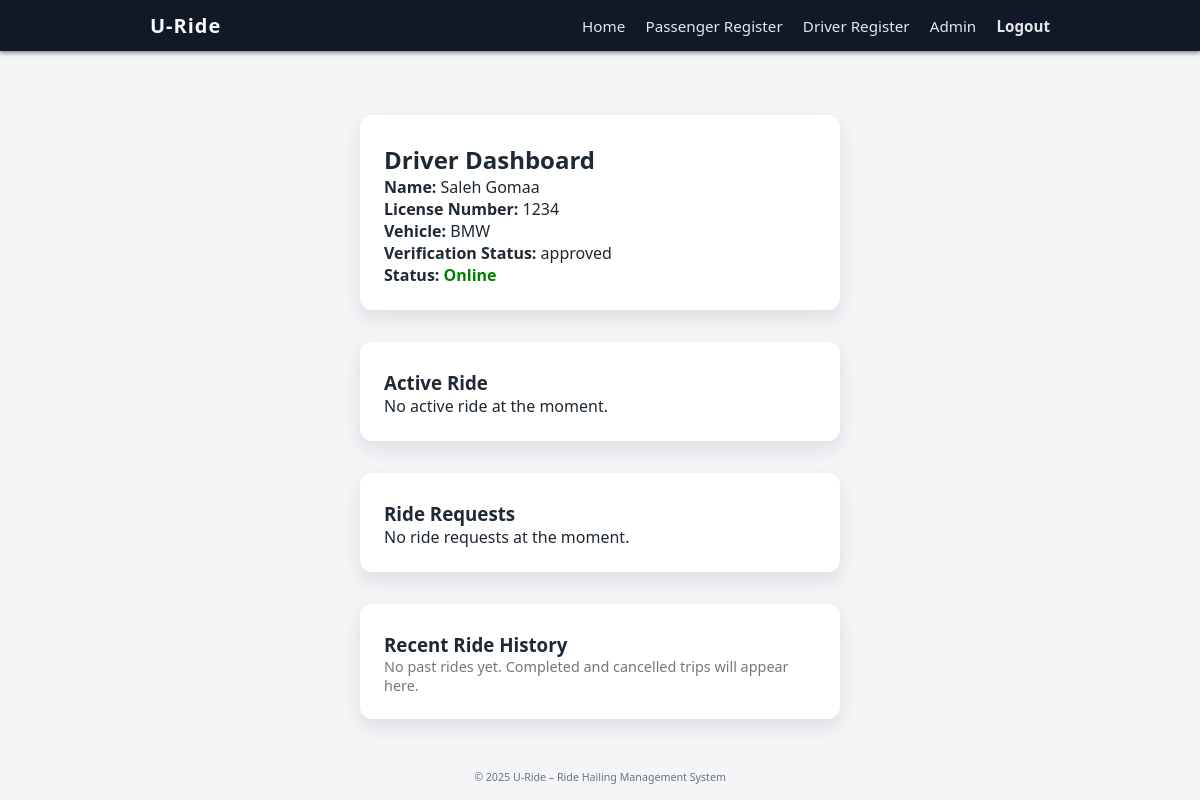
The page /driver/dashboard (signed in) on the database as committed earlier.
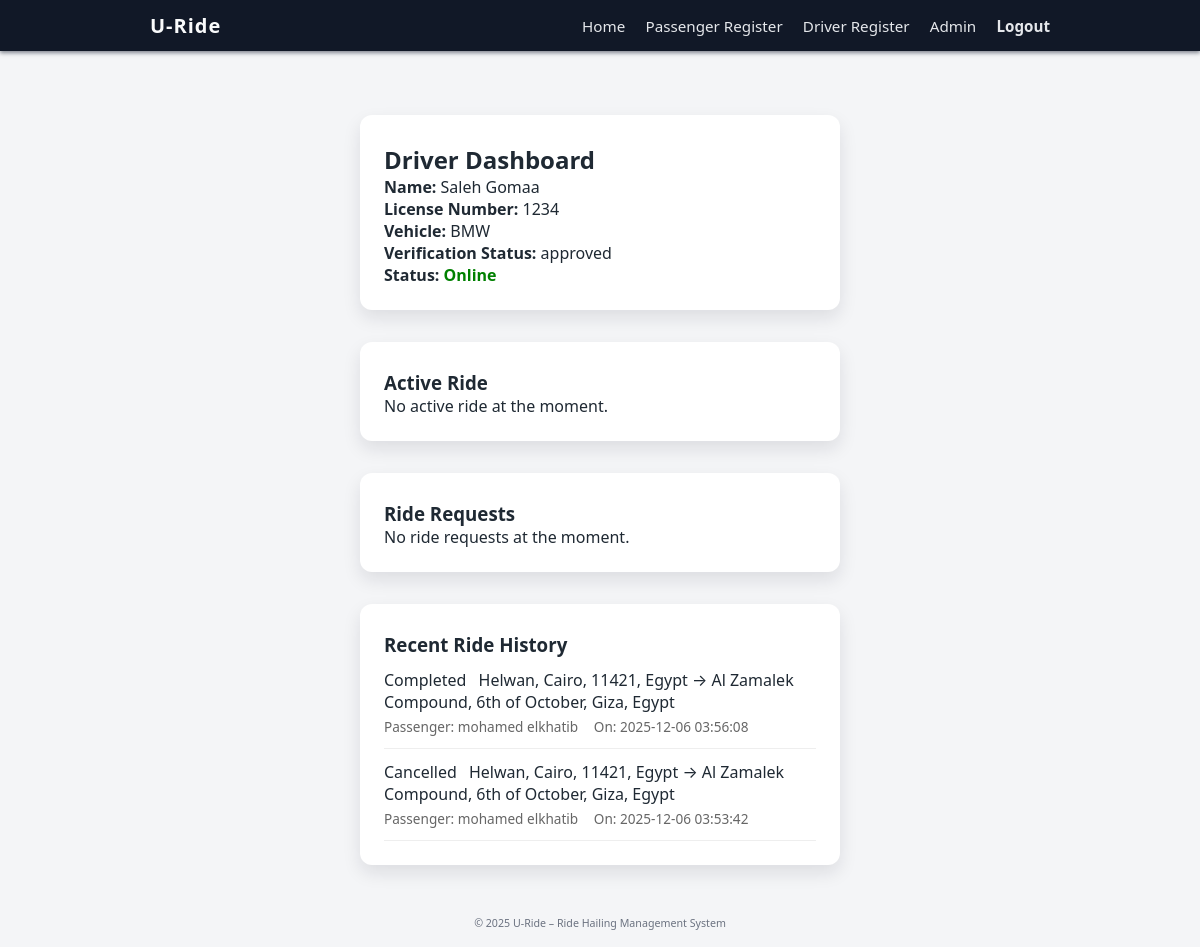
The same page on the database as committed later.
### tables this page shows
CREATE TABLE rides (
                                     id INTEGER PRIMARY KEY AUTOINCREMENT,
                                     passenger_id INTEGER NOT NULL,
                                     pickup_address TEXT NOT NULL,
                                     dropoff_address TEXT NOT NULL,
                                     pickup_lat REAL,
                                     pickup_lng REAL,
                                     dropoff_lat REAL,
                                     dropoff_lng REAL,
                                     notes TEXT,
                                     status TEXT DEFAULT 'requested', -- requested, estimated, waiting, accepted, completed, cancelled
                                     created_at TIMESTAMP DEFAULT CURRENT_TIMESTAMP, estimated_time_minutes INTEGER, driver_id INTEGER,
                                     FOREIGN KEY (passenger_id) REFERENCES users(id)
    );

CREATE TABLE users (
    id INTEGER PRIMARY KEY AUTOINCREMENT,
    name TEXT NOT NULL,
    email TEXT UNIQUE NOT NULL,
    phone TEXT UNIQUE NOT NULL,
    password_hash TEXT NOT NULL,
    role TEXT NOT NULL CHECK (role IN ('passenger', 'driver', 'admin'))
);

### app.py (the view)
@app.route("/driver/dashboard", methods=["GET"])
def driver_dashboard():
    if "user_id" not in session or session.get("role") != "driver":
        flash("Please log in as a driver to access your dashboard.")
        return redirect(url_for("passenger_login_page"))
    driver = get_current_driver()
    if driver is None:
        flash("Driver profile not found. Please complete registration.")
        return redirect(url_for("driver_register_page"))
    conn = get_db()
    cursor = conn.cursor()
    cursor.execute(
        """
        SELECT *
        FROM rides
        WHERE driver_id = ?
          AND status IN ('accepted', 'picked_up')
        ORDER BY created_at ASC
        LIMIT 1
        """,
        (driver["driver_id"],),
    )
    active_ride = cursor.fetchone()
    ride_requests = []
    if not active_ride:
        cursor.execute(
            """
            SELECT
                id,
                pickup_address,
                dropoff_address,
                pickup_lat,
                pickup_lng,
                dropoff_lat,
                dropoff_lng,
                estimated_time_minutes,
                created_at
            FROM rides
            WHERE status = 'waiting'
            ORDER BY created_at ASC
            """
        )
        ride_requests = cursor.fetchall()
    cursor.execute(
        """
        SELECT
            r.*,
            u.name AS passenger_name
        FROM rides r
        JOIN users u ON r.passenger_id = u.id
        WHERE r.driver_id = ?
          AND r.status IN ('completed', 'cancelled')
        ORDER BY r.created_at DESC
        LIMIT 5
        """,
        (driver["driver_id"],),
    )
    ride_history = cursor.fetchall()
    conn.close()
    return render_template(
        "driver_dashboard.html",
        driver=driver,
        active_ride=active_ride,
        ride_requests=ride_requests,
        ride_history=ride_history,
    )

### app.py (called while the page is built)
def get_db():
    conn = sqlite3.connect(DB_PATH)
    conn.row_factory = sqlite3.Row
    return conn

def get_current_driver():
    if "user_id" not in session or session.get("role") != "driver":
        return None
    conn = get_db()
    cursor = conn.cursor()
    cursor.execute("""
        SELECT
            u.name,
            d.id AS driver_id,
            d.license_number,
            d.vehicle_info,
            d.verification_status,
            COALESCE(ds.is_online, 0) AS is_online
        FROM drivers d
        JOIN users u ON d.user_id = u.id
        LEFT JOIN driver_status ds ON ds.driver_id = d.id
        WHERE u.id = ?
    """, (session["user_id"],))
    driver = cursor.fetchone()
    conn.close()
    return driver

### templates/driver_dashboard.html (shortened to what the changed rows need)
{% extends "base.html" %}
{% block content %}
<div class="card" style="margin-top: 2rem;">
    <h2>Driver Dashboard</h2>
</div>
<div class="card" style="margin-top: 2rem;">
    <h3>Recent Ride History</h3>
    {% if ride_history and ride_history|length > 0 %}
        <div class="trip-list">
            {% for r in ride_history %}
                <div class="trip-item" style="padding:0.75rem 0; border-bottom:1px solid #eee;">
                    <div class="trip-main">
                        <div class="trip-route">
                            <span class="badge">
                                {{ r.status|capitalize }}
                            </span>
                            <span style="margin-left:0.5rem;">
                                {{ r.pickup_address }} → {{ r.dropoff_address }}
                            </span>
                        </div>
                    </div>
                    <div class="trip-meta" style="font-size:0.85rem; color:#666; margin-top:0.25rem;">
                        {% if r.passenger_name %}
                            <span>Passenger: {{ r.passenger_name }}</span>
                        {% endif %}
                        {% if r.created_at %}
                            <span style="margin-left:0.75rem;">On: {{ r.created_at }}</span>
                        {% endif %}
                    </div>
                </div>
            {% endfor %}
        </div>
    {% else %}
        <p style="color:#777; font-size:0.9rem;">
            No past rides yet. Completed and cancelled trips will appear here.
        </p>
    {% endif %}
</div>
{% endblock %}

Rows that differ between the two databases and show on the page:
added rides: status "Completed", pickup_address "Helwan, Cairo, 11421, Egypt", dropoff_address "Al Zamalek Compound, 6th of October, Giza, Egypt", passenger_name "mohamed elkhatib", created_at "2025-12-06 03:56:08"
added rides: status "Cancelled", pickup_address "Helwan, Cairo, 11421, Egypt", dropoff_address "Al Zamalek Compound, 6th of October, Giza, Egypt", passenger_name "mohamed elkhatib", created_at "2025-12-06 03:53:42"
Other text that changed with them:
text no longer shown: "No past rides yet. Completed and cancelled trips will appear here."
